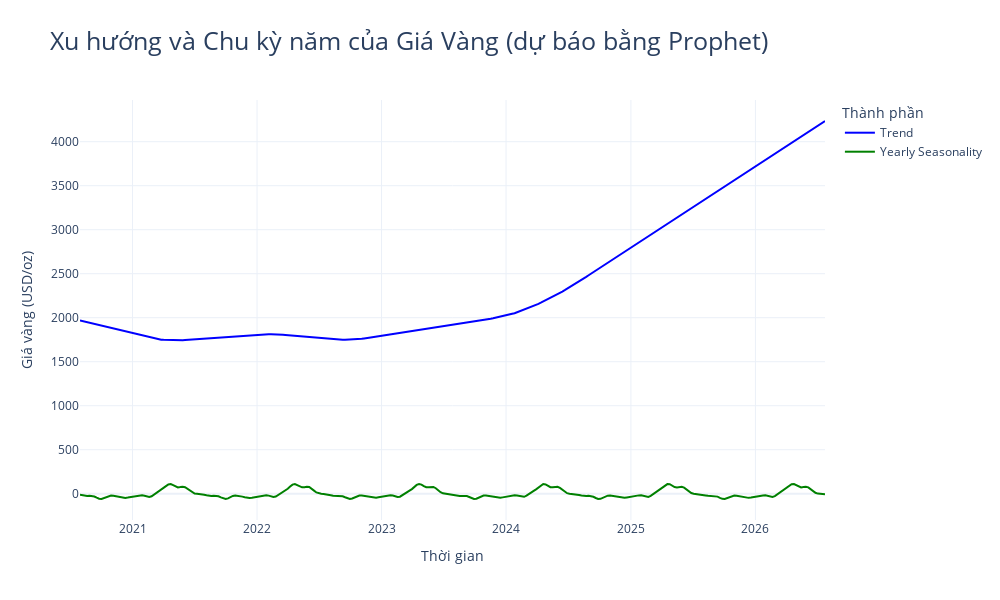

Source (notebook cell):
### Code cell
import plotly.graph_objects as go

# Trích xuất trend và yearly seasonality từ kết quả dự báo
trend = forecast[['ds', 'trend']]
seasonal = forecast[['ds', 'yearly']]

# Vẽ bằng plotly
fig = go.Figure()

# Đường xu hướng (trend)
fig.add_trace(go.Scatter(
    x=trend['ds'],
    y=trend['trend'],
    mode='lines',
    name='Trend',
    line=dict(color='blue')
))

# Chu kỳ theo năm (yearly seasonality)
fig.add_trace(go.Scatter(
    x=seasonal['ds'],
    y=seasonal['yearly'],
    mode='lines',
    name='Yearly Seasonality',
    line=dict(color='green')
))

# Tùy chỉnh bố cục
fig.update_layout(
    title='Xu hướng và Chu kỳ năm của Giá Vàng (dự báo bằng Prophet)',
    xaxis_title='Thời gian',
    yaxis_title='Giá vàng (USD/oz)',
    legend_title='Thành phần',
    template='plotly_white',
    width=1000,
    height=600,
    title_font=dict(size=25)
)

fig.show()

### Figure 1 — Plotly figure (JSON) as saved in the notebook; plotly's stock layout.template omitted (floating-point values rounded to 4 significant figures; data arrays with more than 128 entries replaced by an {"elided": "..."} marker saying what was removed)
{"data": [{"line": {"color": "blue"}, "mode": "lines", "name": "Trend", "type": "scatter", "x": {"elided": "313 str values"}, "y": {"elided": "313 float values"}}, {"line": {"color": "green"}, "mode": "lines", "name": "Yearly Seasonality", "type": "scatter", "x": {"elided": "313 str values"}, "y": {"elided": "313 float values"}}], "layout": {"height": 600, "legend": {"title": {"text": "Thành phần"}}, "title": {"font": {"size": 25}, "text": "Xu hướng và Chu kỳ năm của Giá Vàng (dự báo bằng Prophet)"}, "width": 1000, "xaxis": {"title": {"text": "Thời gian"}}, "yaxis": {"title": {"text": "Giá vàng (USD/oz)"}}}}
